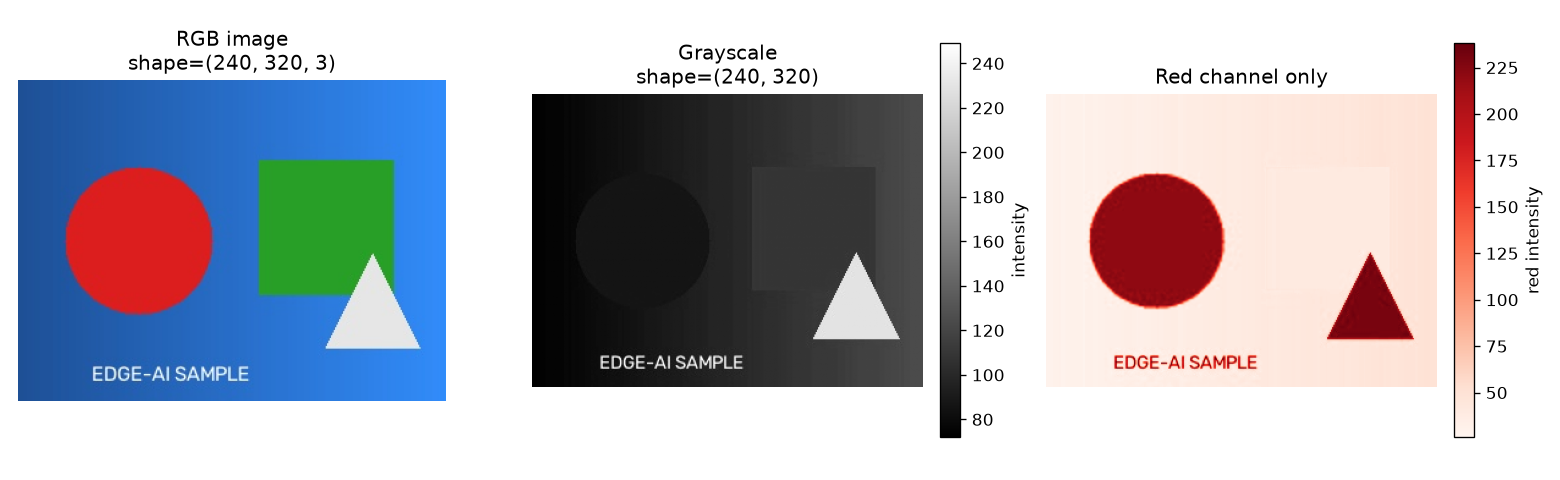

The script that saved this image:
"""
imshow: displaying images, grayscale vs RGB, colorbars.

Why this matters: sanity-checking preprocessing visually (did the resize/crop/
normalize actually do what I think it did?) catches bugs that print statements
alone miss.
"""

import os
import numpy as np
import matplotlib.pyplot as plt
import matplotlib.image as mpimg

HERE = os.path.dirname(os.path.abspath(__file__))
SAMPLE_IMAGE_PATH = os.path.join(HERE, "..", "opencv-experiments", "sample.jpg")

if not os.path.exists(SAMPLE_IMAGE_PATH):
    raise FileNotFoundError(
        f"Expected sample image at {SAMPLE_IMAGE_PATH}. "
        "Run opencv-experiments/generate_sample_image.py first."
    )

img_rgb = mpimg.imread(SAMPLE_IMAGE_PATH)  # matplotlib reads as RGB

# Convert to grayscale using the standard luminance-weighted formula
# (matches how human eyes perceive brightness -- green contributes most).
gray = np.dot(img_rgb[..., :3], [0.299, 0.587, 0.114]).astype(np.uint8)

fig, axes = plt.subplots(1, 3, figsize=(13, 4))

axes[0].imshow(img_rgb)
axes[0].set_title(f"RGB image\nshape={img_rgb.shape}")
axes[0].axis("off")

im = axes[1].imshow(gray, cmap="gray")
axes[1].set_title(f"Grayscale\nshape={gray.shape}")
axes[1].axis("off")
fig.colorbar(im, ax=axes[1], fraction=0.046, pad=0.04, label="intensity")

# Show just the red channel with a colorbar, to make single-channel data concrete.
im2 = axes[2].imshow(img_rgb[:, :, 0], cmap="Reds")
axes[2].set_title("Red channel only")
axes[2].axis("off")
fig.colorbar(im2, ax=axes[2], fraction=0.046, pad=0.04, label="red intensity")

fig.tight_layout()
out_path = os.path.join(HERE, "03_image_display.png")
fig.savefig(out_path, dpi=120)
print(f"Saved {out_path}")
print(f"RGB shape: {img_rgb.shape}, dtype: {img_rgb.dtype}")
print(f"Grayscale shape: {gray.shape}, dtype: {gray.dtype}")
